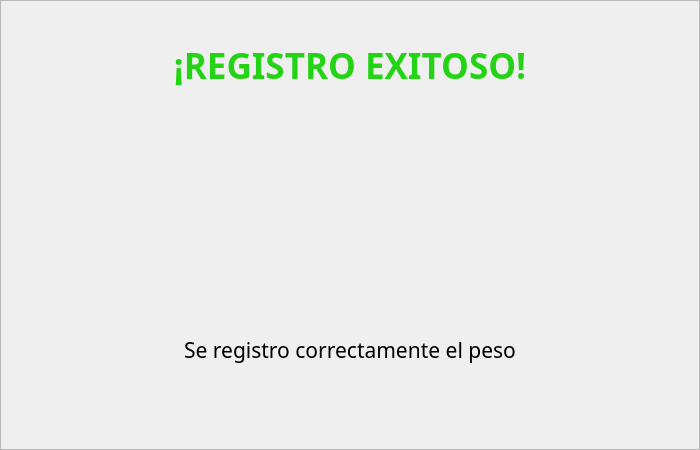
   <widget class="QFrame" name="frmAlerta">
    <property name="geometry">
     <rect>
      <x>333</x>
      <y>160</y>
      <width>700</width>
      <height>450</height>
     </rect>
    </property>
    <property name="styleSheet">
     <string notr="true">#frmAlerta{background-color: rgb(255, 255, 255);
color: rgb(0, 0, 0);
border:none;
border-radius: 10px;
border: 2px solid #D9D9D9;}</string>
    </property>
    <property name="frameShape">
     <enum>QFrame::StyledPanel</enum>
    </property>
    <property name="frameShadow">
     <enum>QFrame::Raised</enum>
    </property>
    <widget class="QLabel" name="lblAlertaTitulo">
     <property name="geometry">
      <rect>
       <x>50</x>
       <y>40</y>
       <width>600</width>
       <height>50</height>
      </rect>
     </property>
     <property name="font">
      <font>
       <family>Poppins</family>
       <pointsize>26</pointsize>
       <weight>75</weight>
       <bold>true</bold>
      </font>
     </property>
     <property name="styleSheet">
      <string notr="true">color: #24D315</string>
     </property>
     <property name="text">
      <string>¡REGISTRO EXITOSO!</string>
     </property>
     <property name="alignment">
      <set>Qt::AlignCenter</set>
     </property>
    </widget>
    <widget class="QLabel" name="lblAlertaTexto">
     <property name="geometry">
      <rect>
       <x>50</x>
       <y>300</y>
       <width>600</width>
       <height>100</height>
      </rect>
     </property>
     <property name="font">
      <font>
       <family>Poppins Medium</family>
       <pointsize>16</pointsize>
       <weight>50</weight>
       <bold>false</bold>
      </font>
     </property>
     <property name="styleSheet">
      <string notr="true">color: rgb(0, 0, 0);</string>
     </property>
     <property name="text">
      <string>Se registro correctamente el peso</string>
     </property>
     <property name="alignment">
      <set>Qt::AlignCenter</set>
     </property>
     <property name="wordWrap">
      <bool>true</bool>
     </property>
    </widget>
    <widget class="QLabel" name="imgIconAlerta">
     <property name="geometry">
      <rect>
       <x>260</x>
       <y>110</y>
       <width>180</width>
       <height>180</height>
      </rect>
     </property>
     <property name="font">
      <font>
       <family>Poppins</family>
       <pointsize>10</pointsize>
       <weight>75</weight>
       <bold>true</bold>
      </font>
     </property>
     <property name="text">
      <string/>
     </property>
     <property name="scaledContents">
      <bool>true</bool>
     </property>
     <property name="alignment">
      <set>Qt::AlignCenter</set>
     </property>
    </widget>
   </widget>
